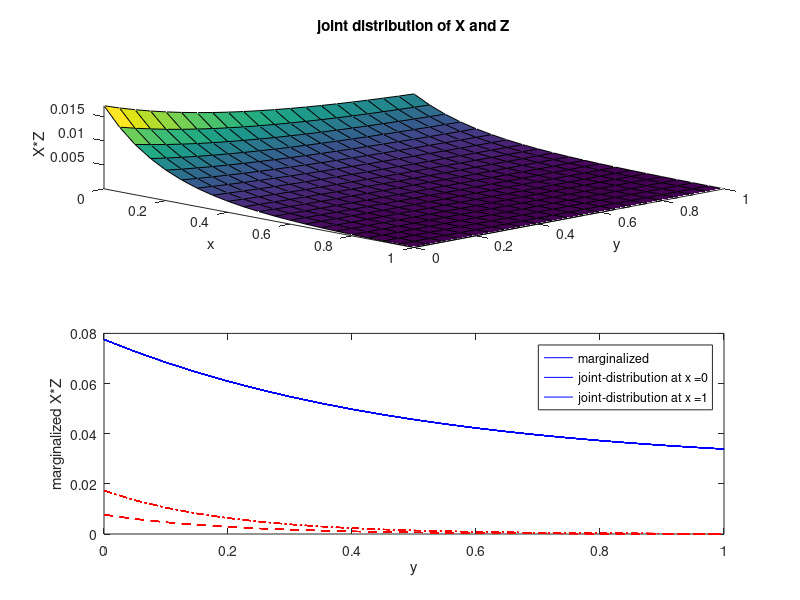

MATLAB code for this plot:
% Machine Learnign Exercise 1 
% Problem 3(d)
% Joint distribution of exponetial distribution
% Po-Hsuan Huang 2014.10.30 created.



%plot joint distribution
[x,y] = meshgrid(0:0.05:1,0:0.05:1);
q = (5*exp(-5*x)+2*exp(-2*y)); %Z = X+Y
r =  q*5*exp(-5*x);  %non-normalized probability X*Z
N = cumsum(r);       % calculate the cumulative sum of each column vectors.
M = cumsum(N(20,:)); % calculate the cumulative sum of the row vector.
S = M(1,20); % pick the last element, which is the sum of all elements of matrix r
R =r/S;  % normalized probability X*Z
figure(1)
subplot(2,1,1)
surface(x,y,R);
xlabel('x');
ylabel('y');
zlabel('X*Z');
title('joint distribution of X and Z');
axis tight;
view(45,45);
% plot marginalized distribution
subplot(2,1,2)    
D = cumsum(R'); % sum over all rows of x,equivalent to marginalization.
E = D(20,:);  % pick the last row, which is the cumulative sum of all x rows of each y.
plot(y,E,'b-',y,R(1,:),'r-.',y,R(20,:),'r--');
legend('marginalized','joint-distribution at x =0','joint-distribution at x =1');
xlabel('y');
ylabel('marginalized X*Z');




